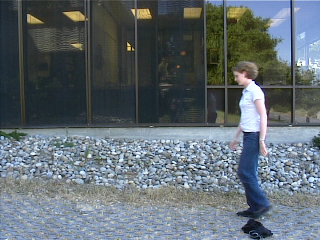
%> input picture matlab code/edge operations/data/frame0040.tif, 320 x 240 px
$ octave --eval "result = road_orientation_figure(imread('../data/frame0040.tif'));"   (GNU Octave 9; MATLAB toolbox functions it lacks are replaced by stand-ins)
%> lines starting %> are read from the running program, lines starting %| are printed output that depends on the picture
function X = road_orientation_figure(gray)

dx = [
   -1 0 1;
   -2 0 2;
   -1 0 1;
   ];
dx = dx / 8

sigma = 1.4
blur_size = round(ceil(sigma) * 6 + 1);
blur_window = fspecial('gaussian', blur_size, sigma);
b1 = imfilter(gray, blur_window, 'same', 'symmetric');
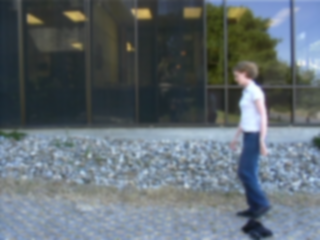
%> b1: size 240x320x3 uint8; mean R, G, B 97.3, 107.1, 113.2; mean of the top-left, top-right, bottom-left and bottom-right quarters 53.2, 91.1, 141.6, 137.5

dy = dx';  % dy is the transpose of dx

% compute dx, dy, and gradient norms
dxb1 = imfilter(b1, dx, 'same', 'symmetric');
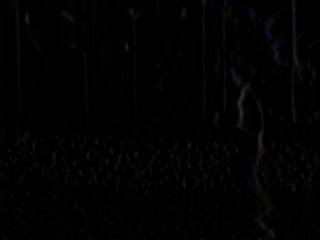
%> dxb1: size 240x320x3 uint8; mean R, G, B 1.6, 1.6, 1.7
dyb1 = imfilter(b1, dy, 'same', 'symmetric');
gradient = (dxb1 .^2 + dyb1 .^2).^0.5;

thetas =  atan2(dyb1, dxb1);  %correct, angles increase clockwise
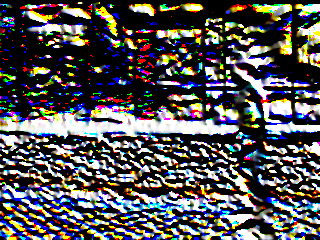
%> thetas: size 240x320x3 double; mean R, G, B 0.52, 0.512, 0.521; drawn with min black and max white

% convert orientations to [0 180] range.
thetas = (thetas) / pi * 180;
thetas(thetas < 0) = thetas(thetas < 0) + 180;
thetas(thetas > 180) = 0;

%> (the run ends here)

$ run again, on matlab code/edge operations/data/road2.bmp
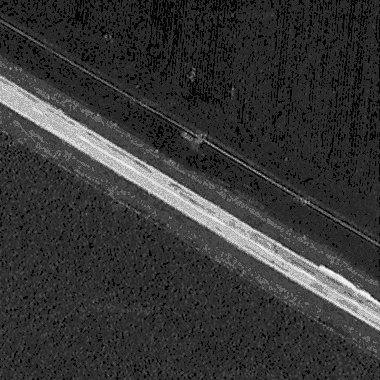
%> input picture matlab code/edge operations/data/road2.bmp, 380 x 380 px
%> in road_orientation_figure, `gradient = (dxb1 .^2 + dyb1 .^2).^0.5;`:
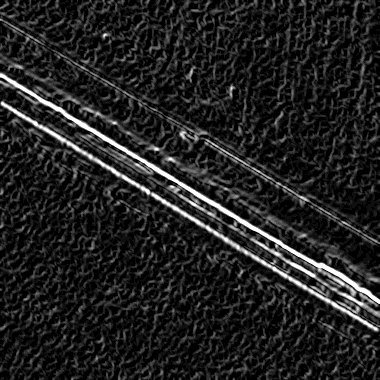
%> gradient: size 380x380 uint8; min 0, max 16, mean 2.13; drawn with min black and max white
%> in road_orientation_figure, `thetas =  atan2(dyb1, dxb1);`:
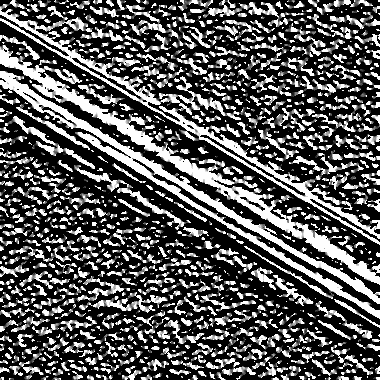
%> thetas: size 380x380 double; min 0, max 1.57, mean 0.543; drawn with min black and max white
